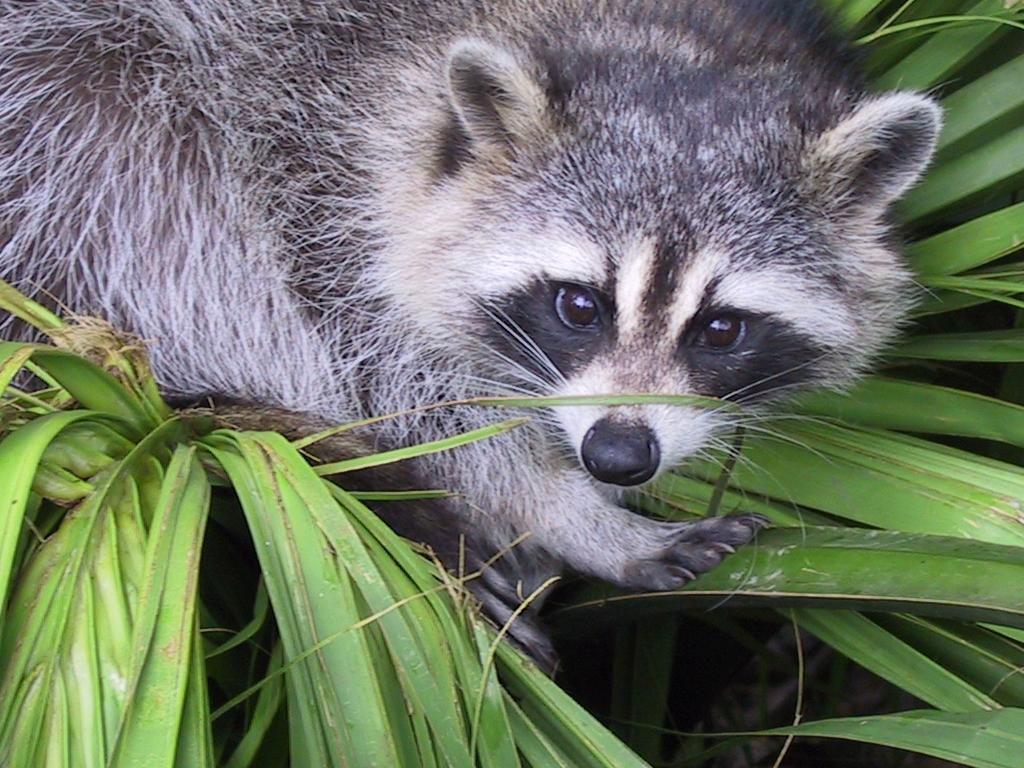
#> input picture python_for_data_science/1_Array/ex03/animal.jpeg, 1024 x 768 px
$ python zoom.py
#> lines starting #> are read from the running program, lines starting #| are printed output that depends on the picture
import numpy as np
from PIL import Image
import matplotlib.pyplot as plt


def zoom_image(image_path="animal.jpeg"):
    """Load an image, display it, and show a zoomed grayscale version.

    This function loads an image from the specified path,
    displays the original image alongside a zoomed and grayscaled
    version of its center portion (400x400 pixels).
    The function also prints the shape information of both the original
    and zoomed arrays.

    Args:
        image_path (str, optional): Path to the image file.
        Defaults to "animal.jpeg".

    Raises:
        FileNotFoundError: If the specified image file cannot be found.
        Exception: For other potential errors during image processing.
    """
#> called with image_path = 'animal.jpeg'
    try:
        # Check file extension
        valid_extensions = ['.jpg', '.jpeg', '.png', '.bmp']
        file_extension = image_path.lower()[image_path.rfind('.'):]
        if file_extension not in valid_extensions:
            raise ValueError(f"Unsupported file format. Supported formats: \
                            {', '.join(valid_extensions)}")

        # Load the image
        img = Image.open(image_path)
#> img is the input picture: PIL image 1024x768 RGB; mean R, G, B 110.7, 117.7, 102.1
        img_array = np.array(img)

        # Print original shape information
        print(f"The shape of image is: {img_array.shape}")
#| The shape of image is: (768, 1024, 3)
        print(img_array)
#> (printed output is left out)

        # Create zoomed version (center crop)
        height, width = img_array.shape[:2]
#> height = 768; width = 1024
        center_y, center_x = height // 2, width // 2
#> center_y = 384; center_x = 512
        size = 200  # Half of the desired 400x400 output
        zoomed = img_array[center_y-size:center_y+size,
                           center_x-size:center_x+size]
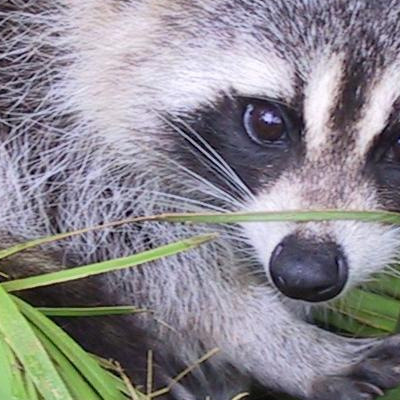
#> zoomed: shape (400, 400, 3); mean R, G, B 138.1, 135.5, 141.3

        # Convert to grayscale by taking mean across channels
        zoomed = np.mean(zoomed, axis=2, keepdims=True).astype(np.int32)
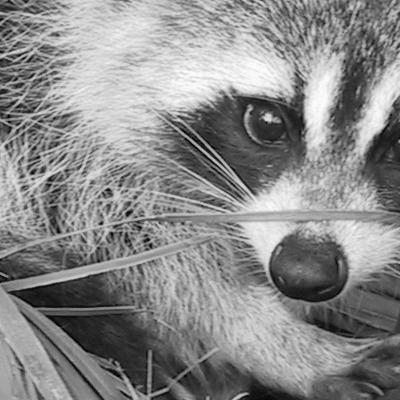
#> zoomed: shape (400, 400, 1) int32; min 0, max 254, mean 138

        # Print zoomed shape information
        print(f"New shape after slicing: \
              {zoomed.shape} or ({zoomed.shape[0]}, {zoomed.shape[1]})")
#| New shape after slicing:               (400, 400, 1) or (400, 400)
        print(zoomed)
#> (printed output is left out)

        # Create figure with two subplots
        fig, (ax1, ax2) = plt.subplots(1, 2, figsize=(12, 6))

        # Display original image
        ax1.imshow(img_array)
        ax1.set_title("Original Image")
        ax1.axis('on')

        # Display zoomed image
        ax2.imshow(zoomed[:, :, 0], cmap='gray')
        ax2.set_title("Zoomed Image")
        ax2.axis('on')

        plt.show()
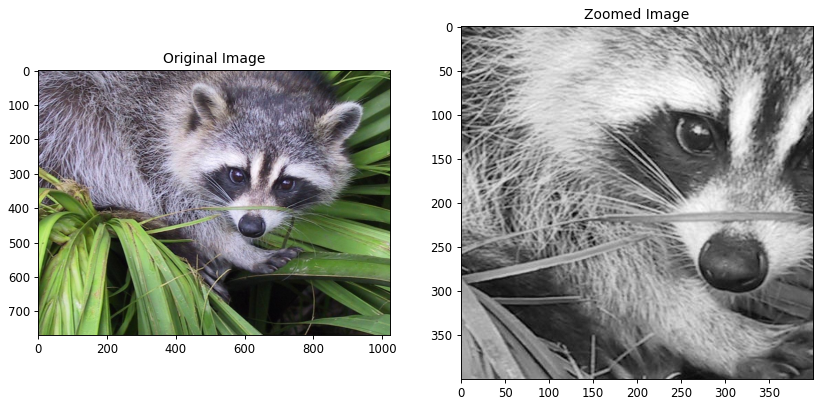
#> figure drawn by matplotlib, 2 panels

    except FileNotFoundError:
        print(f"Error: The file '{image_path}' was not found.")
    except Exception as e:
        print(f"An error occurred: {str(e)}")


if __name__ == "__main__":
    zoom_image()
